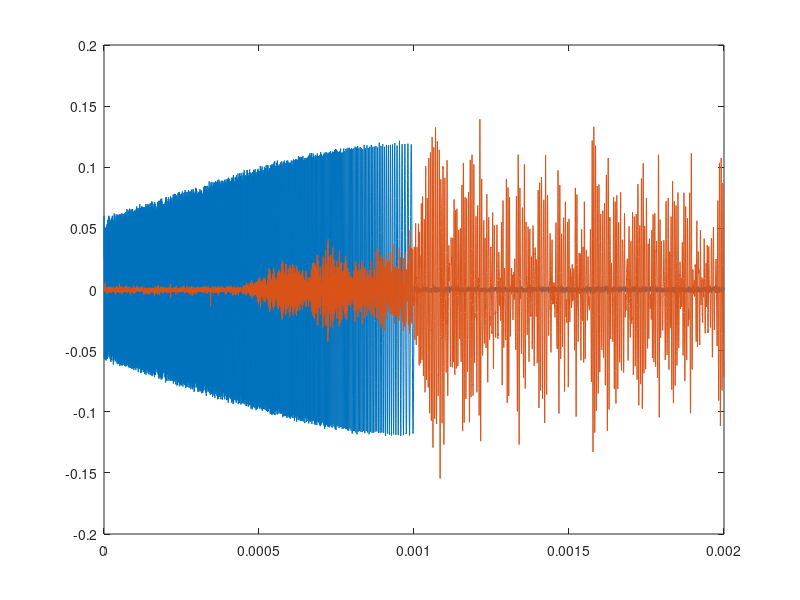
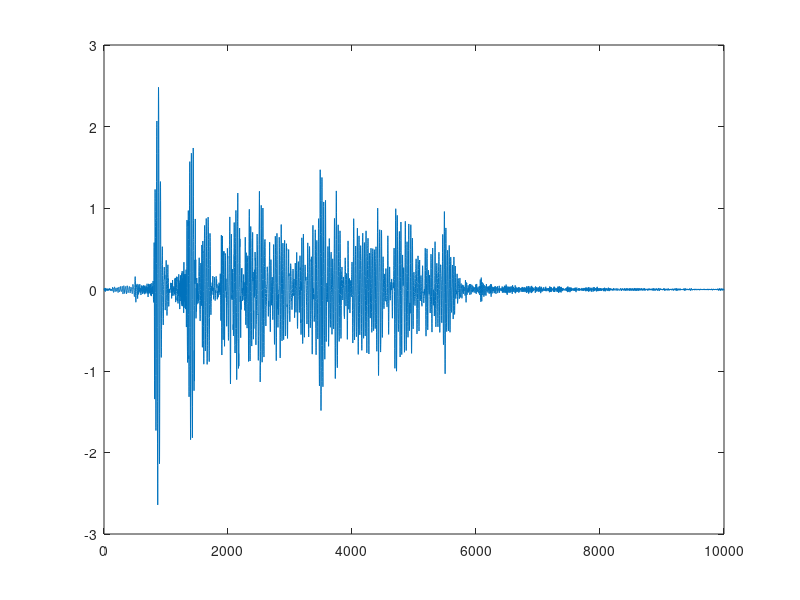

These charts were generated, in order, by the following MATLAB code: (Note: this script raises an error after producing the figures.)
clear all 
close all 
%%

load("dispersion_data_4_mm_498mm.mat")

%%

figure(1)
plot(t,y)
y(1,:) = y(1,:) - mean(y(1,:)); 
y(2,:) = y(2,:) - mean(y(2,:)); 
[R lags] = xcorr(y(2,:),y(1,:)); 
R = R(end/2:end); 
lags = lags(end/2:end);
figure(2)
plot(R)
%
 load("alu_4mm_DispersionCurves.mat")
% figure(1),  plot(f_vec,k_a,f_vec,k_s)
% xlabel('f [Hz]'), ylabel('k [rad/m]')
%

%%
f_A0 = A{:,1};      % frequency of A0 mode
v_A0 = A{:,2};      % phase velcity of A0 mode
vg_A0 = A{:,3};      % phase velcity of A0 mode
k_A0 = A{:,10};
f_A1 = A{:,12};      % frequency of A1 mode
v_A1 = A{:,13};      % phase velcity of A1 mode
vg_A1 = A{:,14};      % phase velcity of A1 mode
f_S0 = S{:,1};      % frequency of S0 mode
v_S0 = S{:,2};      % phase velcity of S0 mode
k_S0 = S{:,10};
vg_S0 = S{:,3};      % phase velcity of A0 mode

plot(f_A0,v_A0, f_A1, v_A1, f_S0, v_S0)
xlabel('frequency (kHz)')
ylabel('Phase velocity (km/s)')

%%
figure(3)
spectrogram(R(1:4000), 128, 127, 4096,Fs, "onesided", "yaxis")
caxis([-60 0]+max(caxis))
d = 510;

hold on 
% plot group velocity
plot(d./vg_A0, f_A0/1e3/4)
plot(d./vg_S0, f_S0/1e3/4)
plot(d./vg_A1, f_A1/1e3/4)
xlim([0 500])
ylim([0 1.5])

hold off

%% apply reassigned spectrogram
d = 515; 
figure(4)
spectrogram(R(1:4000), 256, 250, 4096,Fs, "onesided", "yaxis", "reassigned")
caxis([-60 0]+max(caxis))
hold on 
% plot group velocity
plot(d./vg_A0, f_A0/1e3/4)
plot(d./vg_S0, f_S0/1e3/4)
plot(d./vg_A1, f_A1/1e3/4)
xlim([0 500])
ylim([0 1.5])

hold off

%% Hilbert-Huang Transform using built-in MATLAB functions
d = 515;
signal = double(R(1:4000));
dt = 1/Fs;
time_vec = (0:length(signal)-1) * dt;

% EMD decomposition (requires Signal Processing Toolbox)
[imf, residual] = emd(signal, 'MaxNumIMF', 8 );

% HHT spectrum (figure 5)
figure(5)
hht(imf, Fs)
title('Hilbert-Huang Transform Spectrum')

% EMD components (figure 6)
figure(6)
num_imfs = size(imf, 2);
for i = 1:num_imfs
    subplot(num_imfs+1, 1, i)
    plot(time_vec*1000, imf(:,i))
    ylabel(['IMF ' num2str(i)])
    grid on
end
subplot(num_imfs+1, 1, num_imfs+1)
plot(time_vec*1000, residual)
ylabel('Residual')
xlabel('Time (ms)')
grid on
sgtitle('EMD Components')

%% Wavelet Synchrosqueezed Transform
figure(7)
% wsst(double(R(1:4000)), Fs)

twin = hamming(511);
fwin = hamming(511);
[d f tt] = wvd(R(1:4000),Fs,"smoothedPseudo", twin, fwin);
imagesc(tt,f,mag2db(d))
axis xy
xlabel('Time [s]')
ylabel('Frequency [Hz]')
title('Wigner-Ville Distribution')
colorbar
caxis([- 100 0]+max(caxis))
